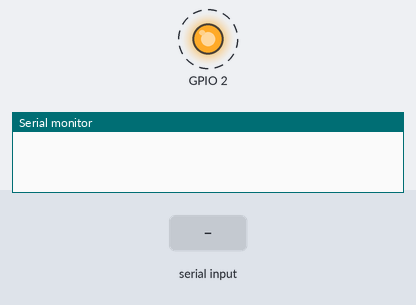
A sketch run on a simulated ESP32. Parts: output pins drawn as LEDs (lit = HIGH), the last lines printed to the serial monitor. Dashed ring = blinking. The inputs (shaded band) are chosen by the test bench. Storage starts empty.

Above: at 1.25 s.
1.3 s: "1" received over Serial
At 1.6 s:
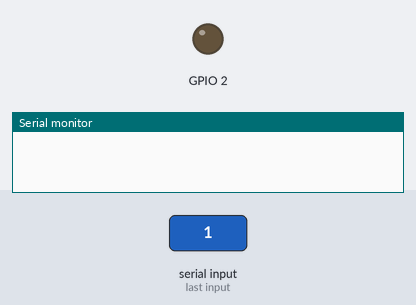
At 2.68 s:
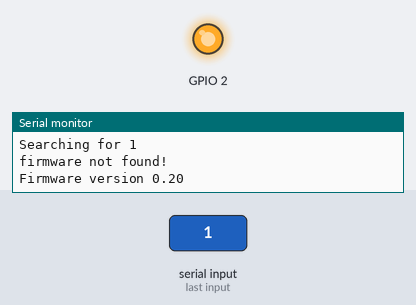
Timing chart, 0 to 10.3 s (numbered marks = the images above; inputs shaded):
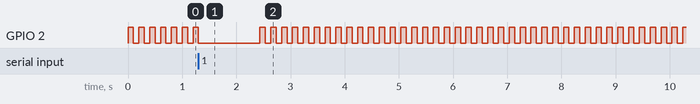

The sketch:

upload_firmware_1.ino
```cpp
#include "SDCard.h"

SDCard _SDCard;

const int chipSelect = 5;

void setup() {
  Serial.begin(115200);
  pinMode(2, OUTPUT);
}

void loop() {
  if (Serial.available() > 0) {
    String text = Serial.readString();
    text.trim(); // Loại bỏ các khoảng trắng ở đầu và cuối chuỗi
    _SDCard.SDCardBegin(chipSelect, text);

    if(strstr((char*)text.c_str(), "restart")) {
      ESP.restart();
    }
  }
  digitalWrite(2, HIGH);
  delay(100);
  digitalWrite(2, LOW);
  delay(100);
}
```

SDCard.cpp
```cpp
#include "SDCard.h"

// 3V3	  3.3V
// CS	  GPIO 5
// MOSI	GPIO 23
// CLK	  GPIO 18
// MISO	GPIO 19
// GND	  GND

void progressCallBack(size_t currSize, size_t totalSize) {
  Serial.printf("CALLBACK:  Update process at %d of %d bytes...\n", currSize, totalSize);
}

#define FIRMWARE_VERSION 0.2

void SDCard::SDCardBegin(uint8_t pinChipSelect, String filename) {
  Serial.begin(115200);
  while (!Serial) {
    ;  // wait for serial port to connect. Needed for native USB port only
  }


  Serial.print("\nInitializing SD card...");

  // we'll use the initialization code from the utility libraries
  // since we're just testing if the card is working!
  if (!SD.begin(pinChipSelect)) {
    Serial.println("initialization failed. Things to check:");
    Serial.println("* is a card inserted?");
    Serial.println("* is your wiring correct?");
    Serial.println("* did you change the chipSelect pin to match your shield or module?");
    // while (1);
  } else {
    Serial.println("Wiring is correct and a card is present.");
  }

  Serial.print("Card size:  ");
  Serial.println((float)SD.cardSize() / 1000);

  Serial.print("Total bytes: ");
  Serial.println(SD.totalBytes());

  Serial.print("Used bytes: ");
  Serial.println(SD.usedBytes());

  Serial.print(F("Current firmware version: "));
  Serial.println(FIRMWARE_VERSION);


  Serial.println("Searching for " + filename);
  File firmware = SD.open("/" + filename + ".bin");

  if (firmware) {
    Serial.println(F("found!"));
    Serial.println(F("Try to update!"));

    Update.onProgress(progressCallBack);

    Update.begin(firmware.size(), U_FLASH);
    Update.writeStream(firmware);
    if (Update.end()) {
      Serial.println(F("Update finished!"));
    } else {
      Serial.println(F("Update error!"));
      Serial.println(Update.getError());
    }

    firmware.close();

    if (SD.rename("/" + filename + ".bin", "/" + filename + ".bak")) {
      Serial.println(F("Firmware rename succesfully!"));
    } else {
      Serial.println(F("Firmware rename error!"));
    }
    delay(2000);

    ESP.restart();
  } else {
    Serial.println(F("firmware not found!"));
  }

  Serial.print(F("Firmware version "));
  Serial.println(FIRMWARE_VERSION);
}
```

SDCard.h
```cpp
#include <SPI.h>
#include <Update.h>
#include <SD.h>
#include <String>

class SDCard {
public:
  void SDCardBegin(uint8_t pinChipSelect, String filename);
};
```

Measured:
- by itself, GPIO 2: repeats every 0.20 s: HIGH 0.10 s, LOW 0.10 s
